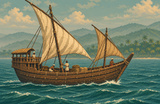
#> input picture tide-pact/art/aden-ship.jpg, 160 x 104 px
$ python make_ship_portraits.py ../art/aden-ship.jpg
#> lines starting #> are read from the running program, lines starting #| are printed output that depends on the picture
"""Pack the three side-view ship portraits used by the shipyard."""
import argparse
from pathlib import Path

from PIL import Image, ImageOps

from make_art import ASSETS, write_texture


def main():
    parser = argparse.ArgumentParser(description=__doc__)
    parser.add_argument("source", type=Path, help="Transparent three-column sheet in HullNames order")
    args = parser.parse_args()
    source = Image.open(args.source).convert("RGBA")
    width, height = 112, 80
    atlas = Image.new("RGBA", (3 * width, height))
#> atlas: PIL image 336x80 RGBA; every value is 0
    for index, size in enumerate(((91, 66), (103, 73), (108, 77))):
        cell = source.crop((index * source.width // 3, 0,
                            (index + 1) * source.width // 3, source.height))
        alpha = cell.getchannel("A")
        bounds = alpha.point(lambda value: 255 if value >= 128 else 0).getbbox()
        if bounds is None or alpha.getextrema()[0] != 0:
            raise ValueError(f"Ship {index + 1} needs a silhouette on a transparent background")
        ship = ImageOps.contain(cell.crop(bounds), size, Image.Resampling.LANCZOS)
        atlas.paste(ship, (index * width + (width - ship.width) // 2, height - ship.height - 2))
#> this loop made 1 pass
#> bounds on pass 1: (0, 0, 53, 104)
#> pass 1, in main, `cell = source.crop((index * source.width // 3, 0, (index + 1) * source..`:
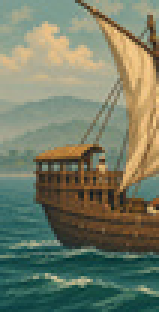
#> cell: PIL image 53x104 RGBA (shown 3 times larger); mean R, G, B, A 115.8, 123.6, 101.4, 255
    atlas.save(ASSETS / "ship_portraits.png", optimize=True)
    write_texture(atlas, "ship_portraits")


if __name__ == "__main__":
#> (the run stopped early here; a loop or call above may not have finished)

$ run again, on tide-pact/art/cadiz_duel.jpg
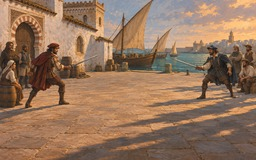
#> input picture tide-pact/art/cadiz_duel.jpg, 256 x 160 px
#> atlas: PIL image 336x80 RGBA; every value is 0
#> the loop in main, `for index, size in enumerate(((91, 66), (103, 73), (108, 77))):` made 1 pass
#> bounds on pass 1: (0, 0, 85, 160)
#> pass 1, in main, `cell = source.crop((index * source.width // 3, 0, (index + 1) * source..`:
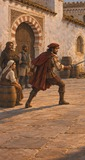
#> cell: PIL image 85x160 RGBA; mean R, G, B, A 146.8, 108, 80.2, 255

$ run again, on tide-pact/art/calicut.jpg
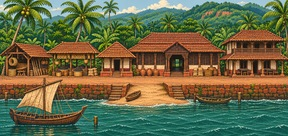
#> input picture tide-pact/art/calicut.jpg, 288 x 136 px
#> atlas: PIL image 336x80 RGBA; every value is 0
#> the loop in main, `for index, size in enumerate(((91, 66), (103, 73), (108, 77))):` made 1 pass
#> bounds on pass 1: (0, 0, 96, 136)
#> pass 1, in main, `cell = source.crop((index * source.width // 3, 0, (index + 1) * source..`:
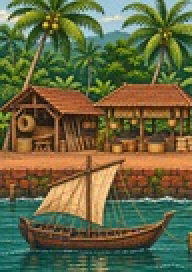
#> cell: PIL image 96x136 RGBA (shown 2 times larger); mean R, G, B, A 102.8, 101.9, 64.8, 255

$ run again, on tide-pact/art/driftwood.jpg
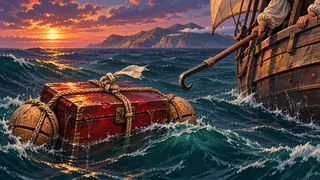
#> input picture tide-pact/art/driftwood.jpg, 320 x 180 px
#> atlas: PIL image 336x80 RGBA; every value is 0
#> the loop in main, `for index, size in enumerate(((91, 66), (103, 73), (108, 77))):` made 1 pass
#> bounds on pass 1: (0, 0, 106, 180)
#> pass 1, in main, `cell = source.crop((index * source.width // 3, 0, (index + 1) * source..`:
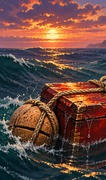
#> cell: PIL image 106x180 RGBA; mean R, G, B, A 103.6, 72.4, 65, 255
